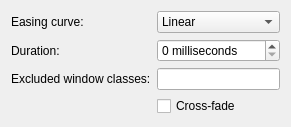
<?xml version="1.0" encoding="UTF-8"?>
<ui version="4.0">
 <class>GeometryChangeEffectConfig</class>
 <widget class="QWidget" name="GeometryChangeEffectConfig">
  <layout class="QFormLayout" name="formLayout">
   <item row="0" column="0">
    <widget class="QLabel" name="label_EasingCurve">
     <property name="text">
      <string>Easing curve:</string>
     </property>
    </widget>
   </item>
   <item row="0" column="1">
    <widget class="QComboBox" name="kcfg_EasingCurve">
     <property name="sizePolicy">
      <sizepolicy hsizetype="Expanding" vsizetype="Fixed">
       <horstretch>0</horstretch>
       <verstretch>0</verstretch>
      </sizepolicy>
     </property>
     <item><property name="text"><string>Linear</string></property></item>
     <item><property name="text"><string>In Quad</string></property></item>
     <item><property name="text"><string>Out Quad</string></property></item>
     <item><property name="text"><string>In-Out Quad</string></property></item>
     <item><property name="text"><string>Out-In Quad</string></property></item>
     <item><property name="text"><string>In Cubic</string></property></item>
     <item><property name="text"><string>Out Cubic</string></property></item>
     <item><property name="text"><string>In-Out Cubic</string></property></item>
     <item><property name="text"><string>Out-In Cubic</string></property></item>
     <item><property name="text"><string>In Quart</string></property></item>
     <item><property name="text"><string>Out Quart</string></property></item>
     <item><property name="text"><string>In-Out Quart</string></property></item>
     <item><property name="text"><string>Out-In Quart</string></property></item>
     <item><property name="text"><string>In Quint</string></property></item>
     <item><property name="text"><string>Out Quint</string></property></item>
     <item><property name="text"><string>In-Out Quint</string></property></item>
     <item><property name="text"><string>Out-In Quint</string></property></item>
     <item><property name="text"><string>In Sine</string></property></item>
     <item><property name="text"><string>Out Sine</string></property></item>
     <item><property name="text"><string>In-Out Sine</string></property></item>
     <item><property name="text"><string>Out-In Sine</string></property></item>
     <item><property name="text"><string>In Expo</string></property></item>
     <item><property name="text"><string>Out Expo</string></property></item>
     <item><property name="text"><string>In-Out Expo</string></property></item>
     <item><property name="text"><string>Out-In Expo</string></property></item>
     <item><property name="text"><string>In Circ</string></property></item>
     <item><property name="text"><string>Out Circ</string></property></item>
     <item><property name="text"><string>In-Out Circ</string></property></item>
     <item><property name="text"><string>Out-In Circ</string></property></item>
     <item><property name="text"><string>In Elastic</string></property></item>
     <item><property name="text"><string>Out Elastic</string></property></item>
     <item><property name="text"><string>In-Out Elastic</string></property></item>
     <item><property name="text"><string>Out-In Elastic</string></property></item>
     <item><property name="text"><string>In Back</string></property></item>
     <item><property name="text"><string>Out Back</string></property></item>
     <item><property name="text"><string>In-Out Back</string></property></item>
     <item><property name="text"><string>Out-In Back</string></property></item>
     <item><property name="text"><string>In Bounce</string></property></item>
     <item><property name="text"><string>Out Bounce</string></property></item>
     <item><property name="text"><string>In-Out Bounce</string></property></item>
     <item><property name="text"><string>Out-In Bounce</string></property></item>
     <item><property name="text"><string>In Curve</string></property></item>
     <item><property name="text"><string>Out Curve</string></property></item>
     <item><property name="text"><string>Sine Curve</string></property></item>
     <item><property name="text"><string>Cosine Curve</string></property></item>
    </widget>
   </item>
   <item row="1" column="0">
    <widget class="QLabel" name="label_Duration">
     <property name="text">
      <string>Duration:</string>
     </property>
    </widget>
   </item>
   <item row="1" column="1">
    <widget class="QSpinBox" name="kcfg_Duration">
     <property name="sizePolicy">
      <sizepolicy hsizetype="Expanding" vsizetype="Fixed">
       <horstretch>0</horstretch>
       <verstretch>0</verstretch>
      </sizepolicy>
     </property>
     <property name="suffix">
      <string> milliseconds</string>
     </property>
     <property name="maximum">
      <number>9999</number>
     </property>
     <property name="singleStep">
      <number>5</number>
     </property>
    </widget>
   </item>
   
   <item row="2" column="0">
    <widget class="QLabel" name="label_ExcludedWindowClasses">
     <property name="text">
      <string>Excluded window classes:</string>
     </property>
    </widget>
   </item>
   <item row="2" column="1">
    <widget class="QLineEdit" name="kcfg_ExcludedWindowClasses">
     <property name="sizePolicy">
      <sizepolicy hsizetype="Expanding" vsizetype="Fixed">
       <horstretch>0</horstretch>
       <verstretch>0</verstretch>
      </sizepolicy>
     </property>
    </widget>
   </item>

   <item row="3" column="1">
    <widget class="QCheckBox" name="kcfg_CrossFade">
     <property name="sizePolicy">
      <sizepolicy hsizetype="Expanding" vsizetype="Fixed">
       <horstretch>0</horstretch>
       <verstretch>0</verstretch>
      </sizepolicy>
     </property>
    <property name="text">
      <string>Cross-fade</string>
     </property>
    </widget>
   </item>
  </layout>
 </widget>
 <resources/>
 <connections/>
</ui>
